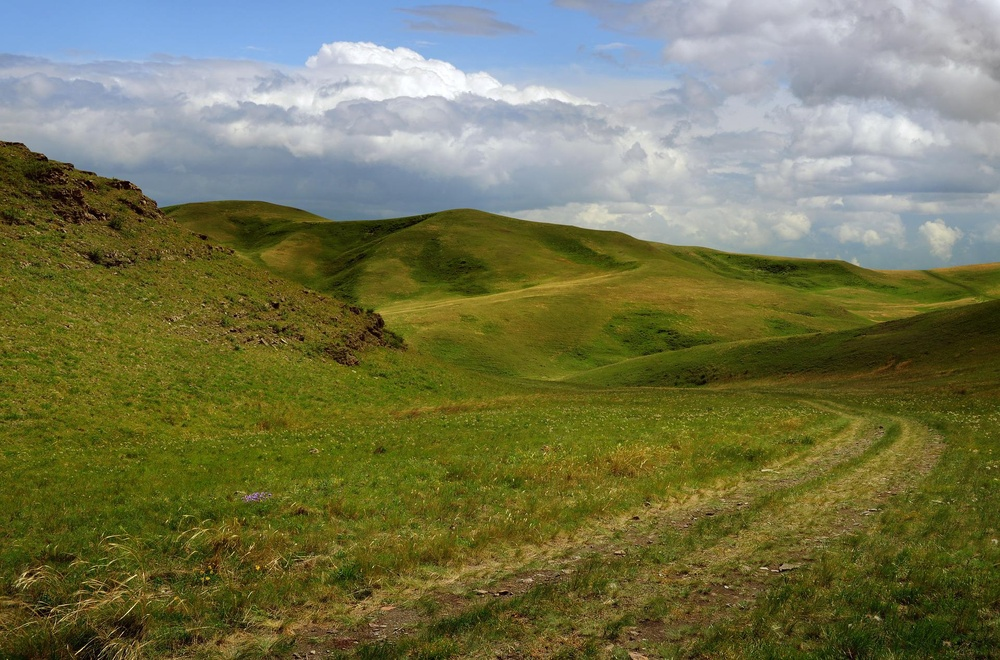
#> input picture Reference.jpg, 1000 x 660 px, shrunk from 1920 x 1267 before the run
$ python main.py
#> lines starting #> are read from the running program, lines starting #| are printed output that depends on the picture
import matplotlib.pyplot as plt
import numpy as np
from PIL import Image

ref = Image.open("Reference.jpg")
#> ref is the input picture: PIL image 1000x660 RGB; mean R, G, B 115.8, 117.3, 80.7
reference = np.array(ref)
im = Image.open("Source.jpg")
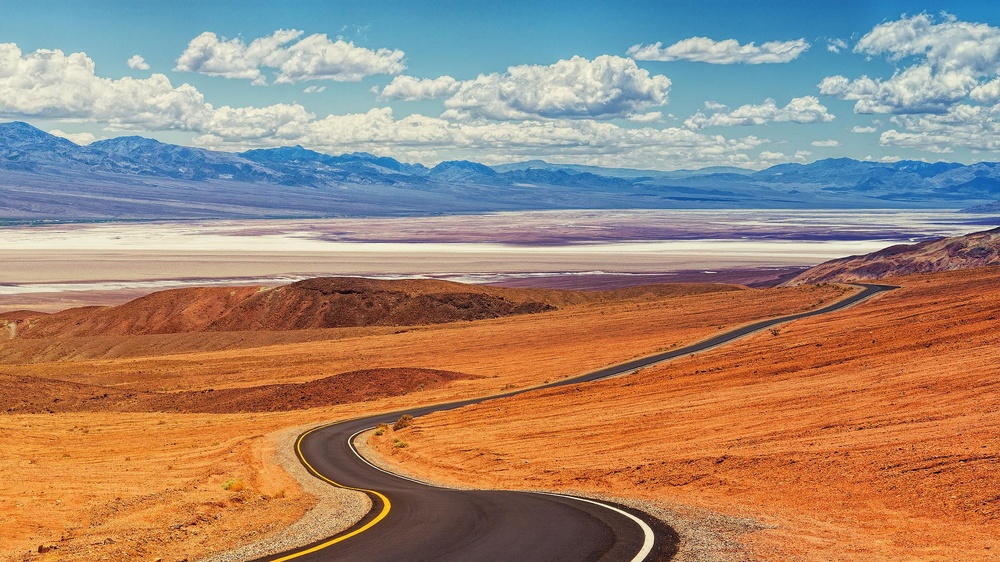
#> input picture Source.jpg, 1000 x 562 px, shrunk from 1920 x 1080 before the run
#> im is the input picture: PIL image 1000x562 RGB; mean R, G, B 161.9, 136.1, 118.1
image = np.array(im)


def _match_cumulative_cdf(source, template):
    src_values, src_unique_indices, src_counts = np.unique(source.ravel(),
                                                           return_inverse=True,
                                                           return_counts=True)
    tmpl_values, tmpl_counts = np.unique(template.ravel(), return_counts=True)
    src_quantiles = np.cumsum(src_counts) / source.size
    tmpl_quantiles = np.cumsum(tmpl_counts) / template.size
    interp_a_values = np.interp(src_quantiles, tmpl_quantiles, tmpl_values)
    return interp_a_values[src_unique_indices].reshape(source.shape)


def match(image, reference):
    matched = np.empty(image.shape, dtype=image.dtype)
    for channel in range(image.shape[-1]):
        matched_channel = _match_cumulative_cdf(image[..., channel],
                                                reference[..., channel])
        matched[..., channel] = matched_channel
#> this loop made 3 passes
#> pass 1, in match, `matched_channel = _match_cumulative_cdf(image[..., channel], reference..`:
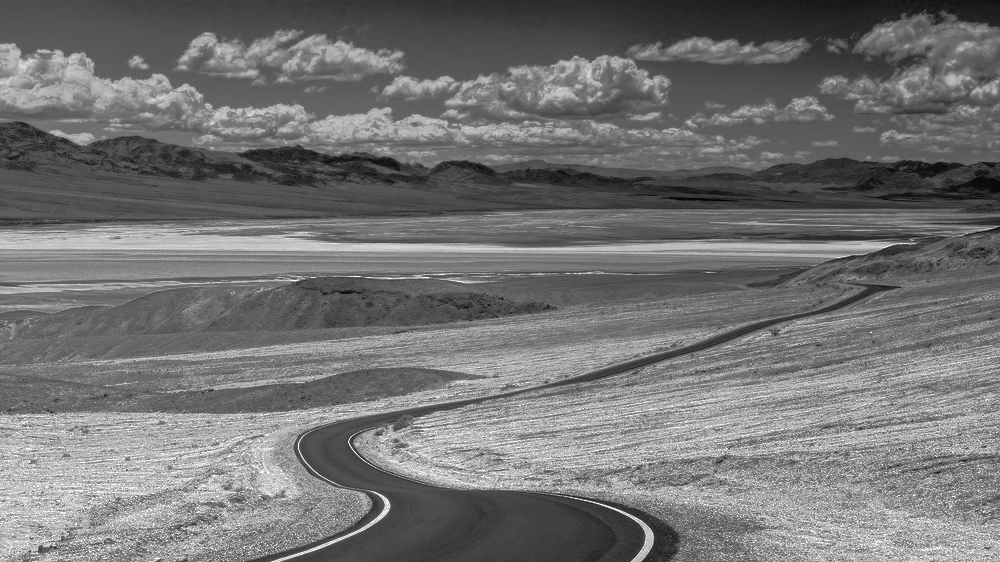
#> matched_channel: shape (562, 1000) float64; min 0, max 255, mean 115.8
#> pass 2, in match, `matched_channel = _match_cumulative_cdf(image[..., channel], reference..`:
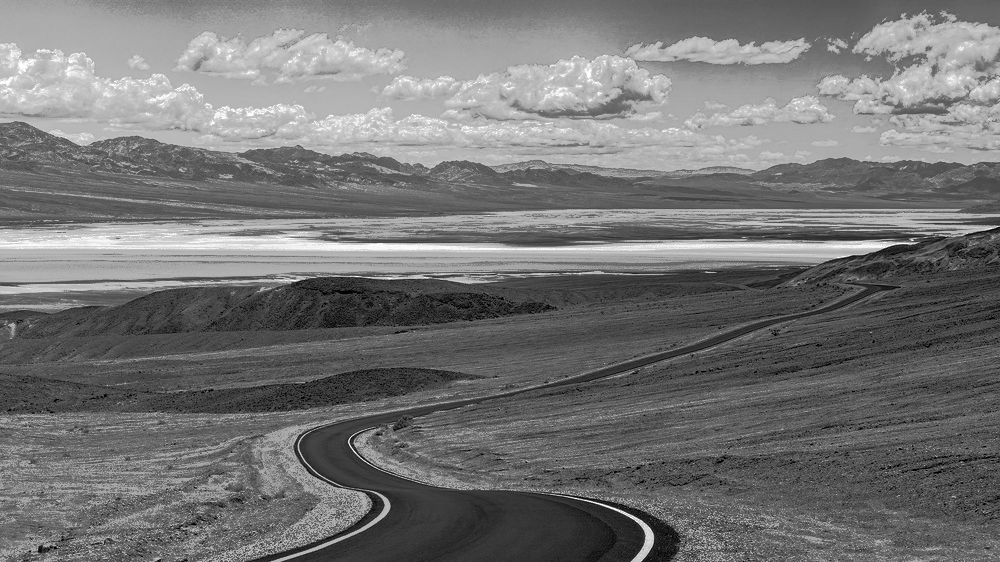
#> matched_channel: shape (562, 1000) float64; min 0, max 255, mean 117.3
#> pass 3, in match, `matched_channel = _match_cumulative_cdf(image[..., channel], reference..`:
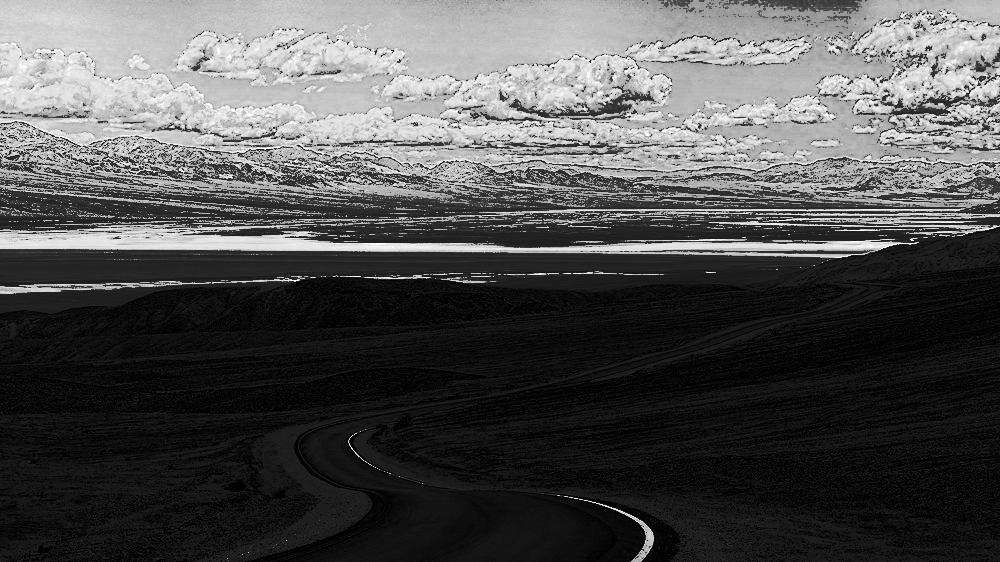
#> matched_channel: shape (562, 1000) float64; min 0, max 255, mean 81.1
#> after the loop:
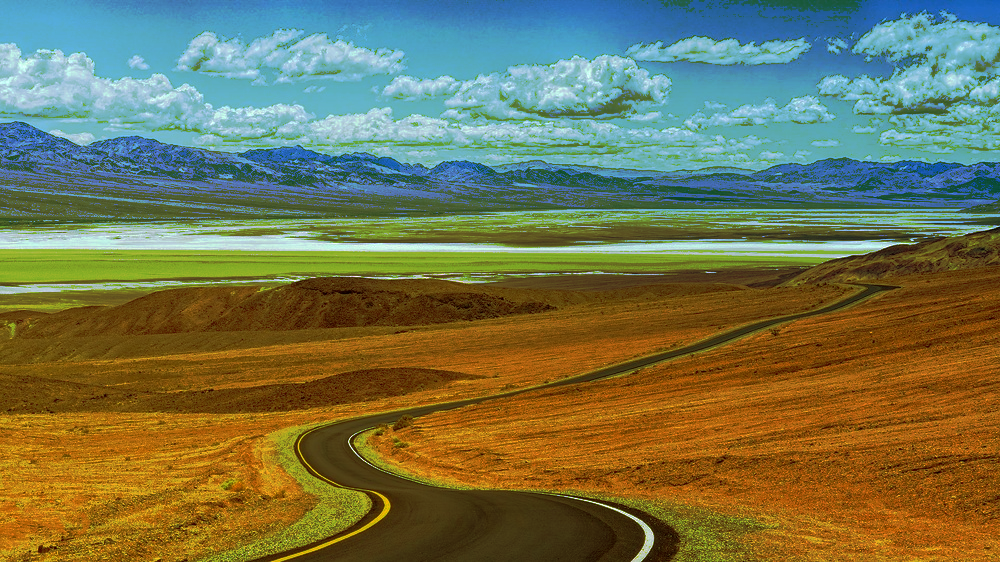
#> matched: shape (562, 1000, 3); mean R, G, B 115.3, 116.8, 80.6
    return matched


matched = match(image, reference)
fig, (ax1, ax2, ax3) = plt.subplots(nrows=1, ncols=3, figsize=(8, 3),
                                    sharex=True, sharey=True)
for aa in (ax1, ax2, ax3):
    aa.set_axis_off()
ax1.imshow(image)
ax1.set_title('Source')
ax2.imshow(reference)
ax2.set_title('Reference')
ax3.imshow(matched)
ax3.set_title('Matched')

plt.tight_layout()
plt.show()
